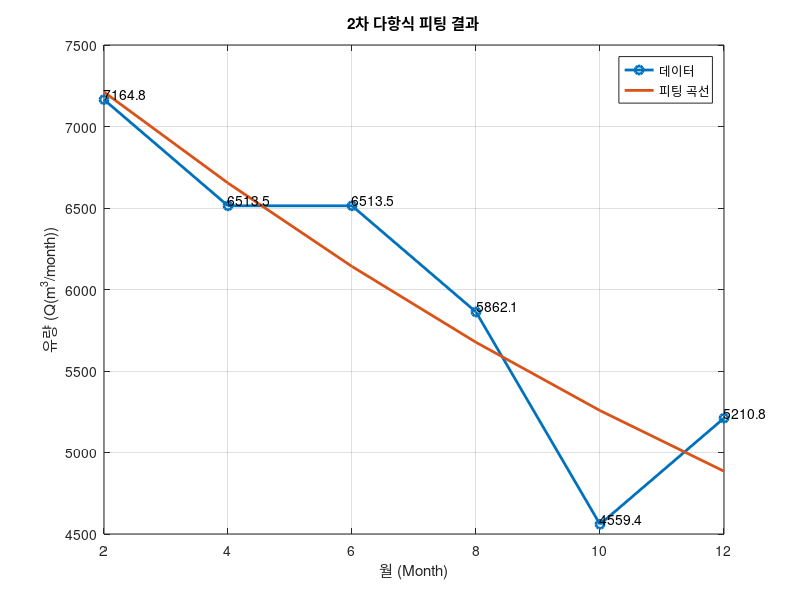

MATLAB code to generate this figure:
function fit_and_plot_function()
    month = [2, 4, 6, 8, 10, 12];
    Q = [7164.8, 6513.5, 6513.5, 5862.1, 4559.4, 5210.8];
    degree = 2;
    coefficients = polyfit(month, Q, degree);
    disp(['피팅된 곡선의 식: ', num2str(coefficients(1), '%.4f'), 'x^2 + ', num2str(coefficients(2), '%.4f'), 'x + ', num2str(coefficients(3), '%.4f')]);

    fitted_curve = polyval(coefficients, month);
    figure;
    plot(month, Q, '-o', 'LineWidth', 2, 'DisplayName', '데이터');
    hold on;
    plot(month, fitted_curve, '-', 'LineWidth', 2, 'DisplayName', '피팅 곡선');
    xlabel('월 (Month)');
    ylabel('유량 (Q(m^3/month))');
    title('2차 다항식 피팅 결과');
    grid on;
    legend('Location', 'Best');
    text(month, Q, num2str(Q', '%.1f'), 'HorizontalAlignment', 'left', 'VerticalAlignment', 'bottom');
    legend('show');
    set(gca, 'xtick', month);
end 
